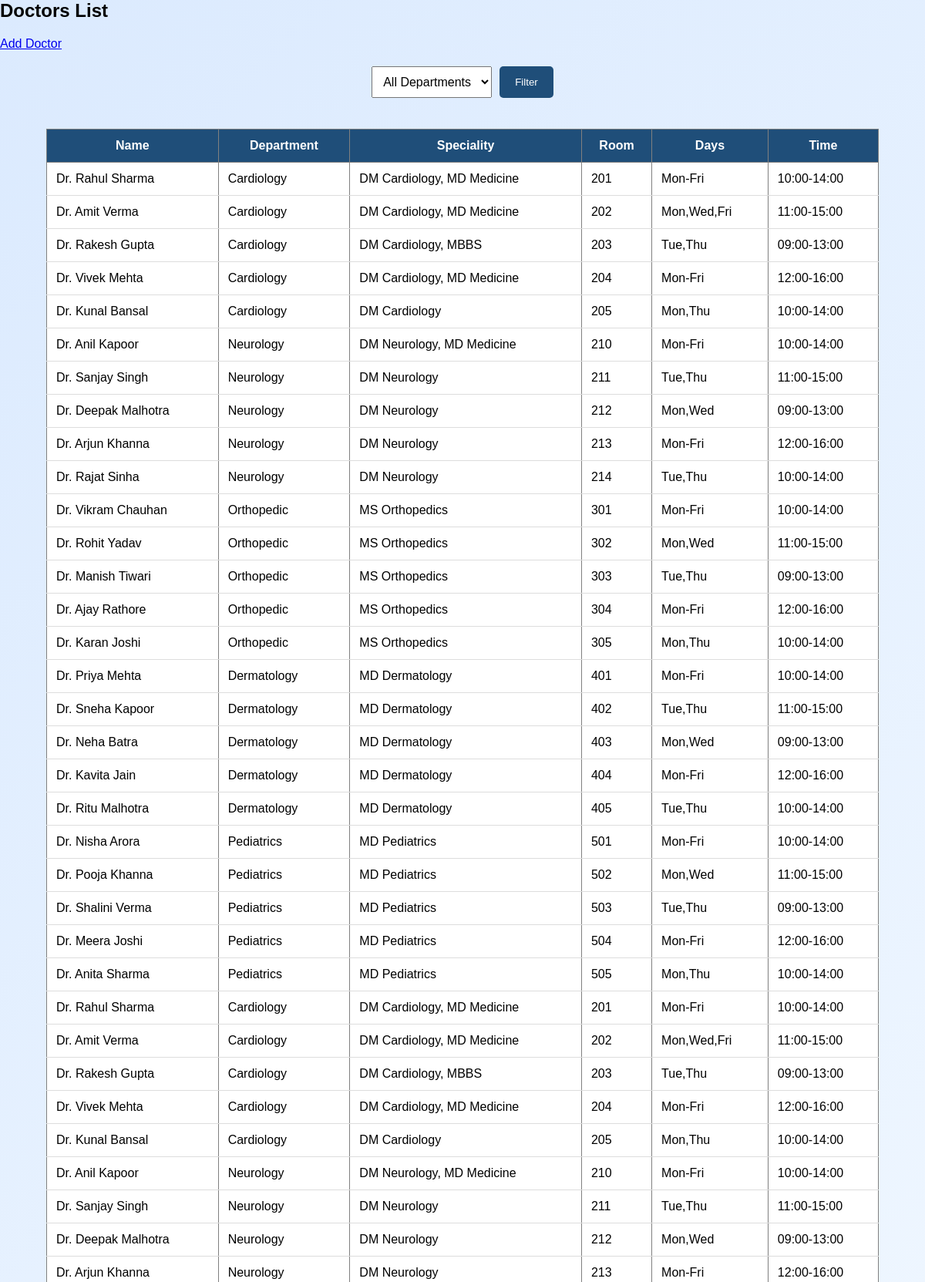
Page /doctors (upper part) on the committed database.
### tables this page shows
CREATE TABLE doctors(
id INTEGER PRIMARY KEY AUTOINCREMENT,
name TEXT,
department TEXT,
speciality TEXT,
room TEXT,
days TEXT,
time TEXT
);

### app.py (the view)
@app.route("/doctors")
def doctors():
    department = request.args.get("department")
    db = get_db()
    if department:
        doctors = db.execute(
            "SELECT * FROM doctors WHERE department=?",
            (department,)
        ).fetchall()
    else:
        doctors = db.execute(
            "SELECT * FROM doctors"
        ).fetchall()
    departments = db.execute(
        "SELECT DISTINCT department FROM doctors"
    ).fetchall()
    return render_template(
        "doctors.html",
        doctors=doctors,
        departments=departments
    )

### app.py (called while the page is built)
def get_db():
    conn = sqlite3.connect("hospital.db")
    conn.row_factory = sqlite3.Row
    return conn

### templates/doctors.html (shortened to what this page needs)
<link rel="stylesheet" href="{{ url_for('static', filename='style.css') }}">
<h2>Doctors List</h2>
<a href="/add_doctor">Add Doctor</a>
<form method="GET" class="filter-box">
<select name="department">
<option value="">All Departments</option>
</select>
<button type="submit">Filter</button>
</form>
<table border="1">
<tr>
<th>Name</th>
<th>Department</th>
<th>Speciality</th>
<th>Room</th>
<th>Days</th>
<th>Time</th>
</tr>
{% for d in doctors %}
<tr>
<td>{{d.name}}</td>
<td>{{d.department}}</td>
<td>{{d.speciality}}</td>
<td>{{d.room}}</td>
<td>{{d.days}}</td>
<td>{{d.time}}</td>
</tr>
{% endfor %}
</table>

### static/style.css (style rules this page uses)
table { width:90%; margin:40px auto; border-collapse:collapse; background:white; }
th { background:#1f4e79; color:white; padding:12px; }
td { padding:12px; border-bottom:1px solid #ddd; }
.filter-box { display:flex; gap:10px; margin:20px auto; justify-content:center; }
.filter-box select { padding:10px; font-size:16px; }
.filter-box button { padding:10px 20px; background:#1f4e79; color:white; border:none; border-radius:5px; }

### rows in the picture
doctors: name "Dr. Rahul Sharma", department "Cardiology", speciality "DM Cardiology, MD Medicine", room "201", days "Mon-Fri", time "10:00-14:00"
doctors: name "Dr. Amit Verma", department "Cardiology", speciality "DM Cardiology, MD Medicine", room "202", days "Mon,Wed,Fri", time "11:00-15:00"
doctors: name "Dr. Rakesh Gupta", department "Cardiology", speciality "DM Cardiology, MBBS", room "203", days "Tue,Thu", time "09:00-13:00"
doctors: name "Dr. Vivek Mehta", department "Cardiology", speciality "DM Cardiology, MD Medicine", room "204", days "Mon-Fri", time "12:00-16:00"
doctors: name "Dr. Kunal Bansal", department "Cardiology", speciality "DM Cardiology", room "205", days "Mon,Thu", time "10:00-14:00"
doctors: name "Dr. Anil Kapoor", department "Neurology", speciality "DM Neurology, MD Medicine", room "210", days "Mon-Fri", time "10:00-14:00"
doctors: name "Dr. Sanjay Singh", department "Neurology", speciality "DM Neurology", room "211", days "Tue,Thu", time "11:00-15:00"
doctors: name "Dr. Deepak Malhotra", department "Neurology", speciality "DM Neurology", room "212", days "Mon,Wed", time "09:00-13:00"
doctors: name "Dr. Arjun Khanna", department "Neurology", speciality "DM Neurology", room "213", days "Mon-Fri", time "12:00-16:00"
doctors: name "Dr. Rajat Sinha", department "Neurology", speciality "DM Neurology", room "214", days "Tue,Thu", time "10:00-14:00"
doctors: name "Dr. Vikram Chauhan", department "Orthopedic", speciality "MS Orthopedics", room "301", days "Mon-Fri", time "10:00-14:00"
doctors: name "Dr. Rohit Yadav", department "Orthopedic", speciality "MS Orthopedics", room "302", days "Mon,Wed", time "11:00-15:00"
doctors: name "Dr. Manish Tiwari", department "Orthopedic", speciality "MS Orthopedics", room "303", days "Tue,Thu", time "09:00-13:00"
doctors: name "Dr. Ajay Rathore", department "Orthopedic", speciality "MS Orthopedics", room "304", days "Mon-Fri", time "12:00-16:00"
doctors: name "Dr. Karan Joshi", department "Orthopedic", speciality "MS Orthopedics", room "305", days "Mon,Thu", time "10:00-14:00"
doctors: name "Dr. Priya Mehta", department "Dermatology", speciality "MD Dermatology", room "401", days "Mon-Fri", time "10:00-14:00"
doctors: name "Dr. Sneha Kapoor", department "Dermatology", speciality "MD Dermatology", room "402", days "Tue,Thu", time "11:00-15:00"
doctors: name "Dr. Neha Batra", department "Dermatology", speciality "MD Dermatology", room "403", days "Mon,Wed", time "09:00-13:00"
doctors: name "Dr. Kavita Jain", department "Dermatology", speciality "MD Dermatology", room "404", days "Mon-Fri", time "12:00-16:00"
doctors: name "Dr. Ritu Malhotra", department "Dermatology", speciality "MD Dermatology", room "405", days "Tue,Thu", time "10:00-14:00"
doctors: name "Dr. Nisha Arora", department "Pediatrics", speciality "MD Pediatrics", room "501", days "Mon-Fri", time "10:00-14:00"
doctors: name "Dr. Pooja Khanna", department "Pediatrics", speciality "MD Pediatrics", room "502", days "Mon,Wed", time "11:00-15:00"
doctors: name "Dr. Shalini Verma", department "Pediatrics", speciality "MD Pediatrics", room "503", days "Tue,Thu", time "09:00-13:00"
doctors: name "Dr. Meera Joshi", department "Pediatrics", speciality "MD Pediatrics", room "504", days "Mon-Fri", time "12:00-16:00"
doctors: name "Dr. Anita Sharma", department "Pediatrics", speciality "MD Pediatrics", room "505", days "Mon,Thu", time "10:00-14:00"
doctors: name "Dr. Rahul Sharma", department "Cardiology", speciality "DM Cardiology, MD Medicine", room "201", days "Mon-Fri", time "10:00-14:00"
doctors: name "Dr. Amit Verma", department "Cardiology", speciality "DM Cardiology, MD Medicine", room "202", days "Mon,Wed,Fri", time "11:00-15:00"
doctors: name "Dr. Rakesh Gupta", department "Cardiology", speciality "DM Cardiology, MBBS", room "203", days "Tue,Thu", time "09:00-13:00"
doctors: name "Dr. Vivek Mehta", department "Cardiology", speciality "DM Cardiology, MD Medicine", room "204", days "Mon-Fri", time "12:00-16:00"
doctors: name "Dr. Kunal Bansal", department "Cardiology", speciality "DM Cardiology", room "205", days "Mon,Thu", time "10:00-14:00"
doctors: name "Dr. Anil Kapoor", department "Neurology", speciality "DM Neurology, MD Medicine", room "210", days "Mon-Fri", time "10:00-14:00"
doctors: name "Dr. Sanjay Singh", department "Neurology", speciality "DM Neurology", room "211", days "Tue,Thu", time "11:00-15:00"
doctors: name "Dr. Deepak Malhotra", department "Neurology", speciality "DM Neurology", room "212", days "Mon,Wed", time "09:00-13:00"
doctors: name "Dr. Arjun Khanna", department "Neurology", speciality "DM Neurology", room "213", days "Mon-Fri", time "12:00-16:00"
